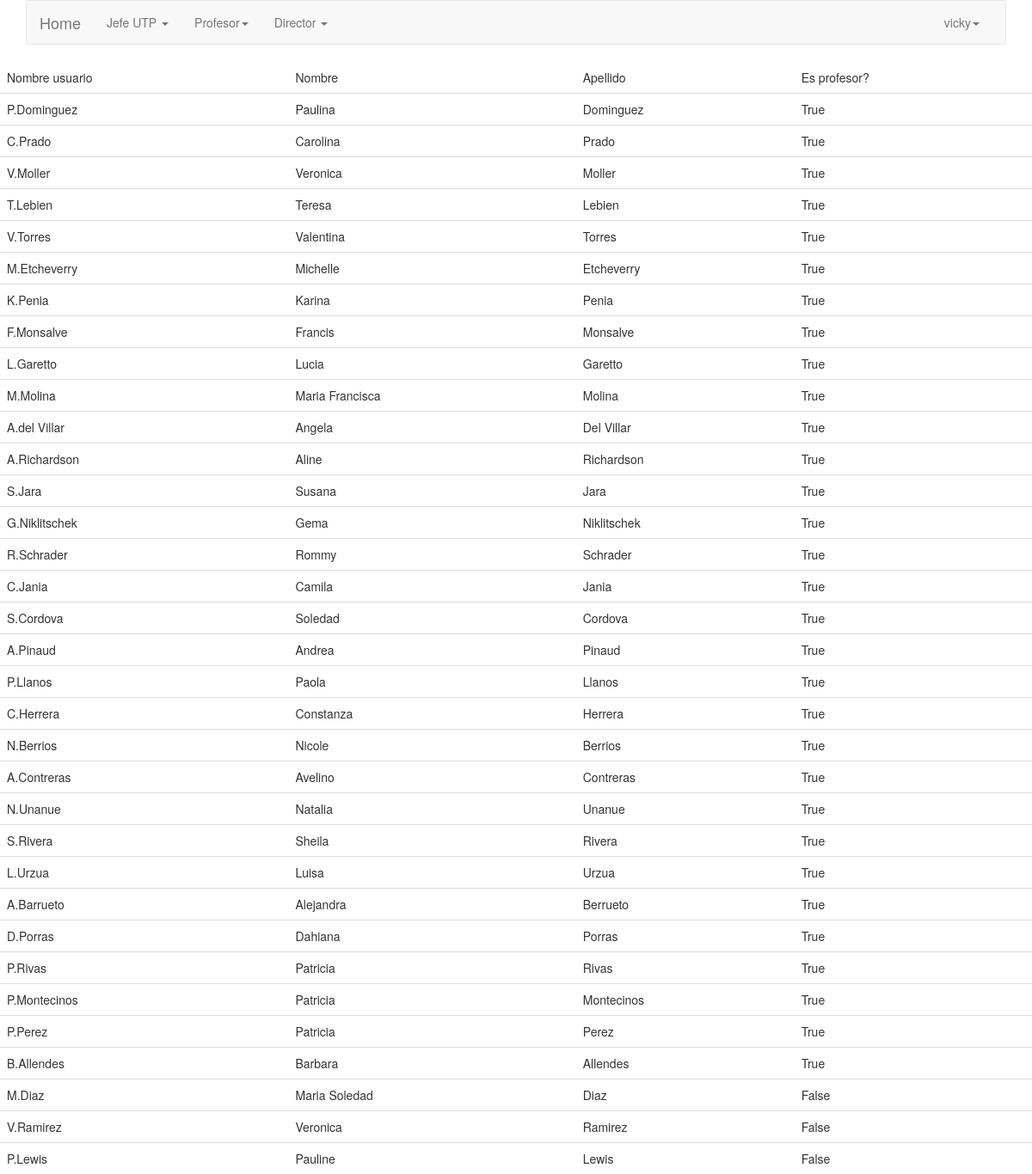
Page /director/trabajadores (signed in) on the committed database.
### dashboard/models.py (models this page shows, shortened)
class usuario(models.Model):
    nombre_usuario=models.CharField(primary_key=True,max_length=40)
    nombre=models.CharField(max_length=40)
    apellido=models.CharField(max_length=40)
    es_profesor=models.BooleanField()

### dashboard/views.py (the view)
# urls.py: re_path('director/trabajadores',director_profesores.as_view(),name='directorpersonal'),
class director_profesores(LoginRequiredMixin,ListView):
    def get(self, request,**kwargs):
        return render(request,'app/trabajadores.html',{'usuarios_plataforma':usuario.objects.all()})

### templates/app/trabajadores.html
{% extends 'base/base.html' %}
{% block content%}
<table class ="table table=bordered">
    <thead>
        <tr>
            <td>Nombre usuario </td>
            <td>Nombre </td>
            <td>Apellido</td>
            <td>Es profesor?</td>
        </tr>
    </thead>
    <tbody>
         {% if usuarios_plataforma %}
         {% for contador in usuarios_plataforma %}
        <tr>
            <td>{{contador.nombre_usuario}}</td>
            <td>{{contador.nombre}}</td>
            <td>{{contador.apellido}}</td>
            <td>{{contador.es_profesor}}</td>
        {% endfor %}
        {% else %}
        <h1>No hay registros </h1>
        {% endif %}
        </tbody>
</table>
{% endblock %}

### templates/base/base.html (shortened to what this page needs)
{% load static %}
<!doctype html>
<html lang="es">
  <head>
    <link rel="stylesheet" type='text/css' href="https://cdnjs.cloudflare.com/ajax/libs/semantic-ui/2.2.14/semantic.min.css">
    <link rel="stylesheet" href="https://cdnjs.cloudflare.com/ajax/libs/Chart.js/2.8.0/Chart.min.css" />
    <div>
      {% block navbar %}
      <div class="container" height="5" width="5">
      <link rel="stylesheet" href="{%static 'css/bootstrap.min.css' %}">
    <div class="bs-docs-section clearfix">
        <div class="row">
            <div class="col-lg-12">
                <div class="bs-component">
                 <nav class="navbar navbar-default">
                     <div class="container-fluid">
                        <div class="navbar-header">
                          <a class="navbar-brand" href="#">Home</a>
                        </div>
                       <div class="collapse navbar-collapse" id="bs-example-navbar-collapse-1">
                         <ul class="nav navbar-nav">
                            <li class="dropdown">
                              {% if perms.dashboard.view_curso %}
                              <a href="#" class="dropdown-toggle" data-toggle="dropdown" role="button" aria-expanded="false">Jefe UTP <span class="caret"></span></a>
                              {% endif %}
                            </li>
                            <li class="dropdown">
                              {% if perms.dashboard.view_alumno %}
                              <a href="#" class="dropdown-toggle" data-toggle="dropdown" role="button" aria-expanded="false">Profesor<span class="caret"></span></a>
                              {% endif %}
                             </li>
                            <li class="dropdown">
                              {% if perms.dashboard.view_usuario %}
                                <a href="#" class="dropdown-toggle" data-toggle="dropdown" role="button" aria-expanded="false">Director <span class="caret"></span></a>
                                {% endif %}
                            </li>
                        </ul>
                         <ul class="nav navbar-nav navbar-right">
                             <li class="dropdown">
                              <a href="#" class="dropdown-toggle" data-toggle="dropdown" role="button" aria-expanded="false">{{user.username}}<span class="caret"></span></a>
                            </li>
                         </ul>
                        </div>
                    </div>
                </nav>
            </div>
              </div>
          </div>
      </div>
    </div>
   {% endblock navbar %}
    </div>
  </head>
  <body>
    {% block content %}
    {% endblock content %}
  </body>
</html>

### rows in the picture
usuario: nombre_usuario "P.Dominguez", nombre "Paulina", apellido "Dominguez", es_profesor "True"
usuario: nombre_usuario "C.Prado", nombre "Carolina", apellido "Prado", es_profesor "True"
usuario: nombre_usuario "V.Moller", nombre "Veronica", apellido "Moller", es_profesor "True"
usuario: nombre_usuario "T.Lebien", nombre "Teresa", apellido "Lebien", es_profesor "True"
usuario: nombre_usuario "V.Torres", nombre "Valentina", apellido "Torres", es_profesor "True"
usuario: nombre_usuario "M.Etcheverry", nombre "Michelle", apellido "Etcheverry", es_profesor "True"
usuario: nombre_usuario "K.Penia", nombre "Karina", apellido "Penia", es_profesor "True"
usuario: nombre_usuario "F.Monsalve", nombre "Francis", apellido "Monsalve", es_profesor "True"
usuario: nombre_usuario "L.Garetto", nombre "Lucia", apellido "Garetto", es_profesor "True"
usuario: nombre_usuario "M.Molina", nombre "Maria Francisca", apellido "Molina", es_profesor "True"
usuario: nombre_usuario "A.del Villar", nombre "Angela", apellido "Del Villar", es_profesor "True"
usuario: nombre_usuario "A.Richardson", nombre "Aline", apellido "Richardson", es_profesor "True"
usuario: nombre_usuario "S.Jara", nombre "Susana", apellido "Jara", es_profesor "True"
usuario: nombre_usuario "G.Niklitschek", nombre "Gema", apellido "Niklitschek", es_profesor "True"
usuario: nombre_usuario "R.Schrader", nombre "Rommy", apellido "Schrader", es_profesor "True"
usuario: nombre_usuario "C.Jania", nombre "Camila", apellido "Jania", es_profesor "True"
usuario: nombre_usuario "S.Cordova", nombre "Soledad", apellido "Cordova", es_profesor "True"
usuario: nombre_usuario "A.Pinaud", nombre "Andrea", apellido "Pinaud", es_profesor "True"
usuario: nombre_usuario "P.Llanos", nombre "Paola", apellido "Llanos", es_profesor "True"
usuario: nombre_usuario "C.Herrera", nombre "Constanza", apellido "Herrera", es_profesor "True"
usuario: nombre_usuario "N.Berrios", nombre "Nicole", apellido "Berrios", es_profesor "True"
usuario: nombre_usuario "A.Contreras", nombre "Avelino", apellido "Contreras", es_profesor "True"
usuario: nombre_usuario "N.Unanue", nombre "Natalia", apellido "Unanue", es_profesor "True"
usuario: nombre_usuario "S.Rivera", nombre "Sheila", apellido "Rivera", es_profesor "True"
usuario: nombre_usuario "L.Urzua", nombre "Luisa", apellido "Urzua", es_profesor "True"
usuario: nombre_usuario "A.Barrueto", nombre "Alejandra", apellido "Berrueto", es_profesor "True"
usuario: nombre_usuario "D.Porras", nombre "Dahiana", apellido "Porras", es_profesor "True"
usuario: nombre_usuario "P.Rivas", nombre "Patricia", apellido "Rivas", es_profesor "True"
usuario: nombre_usuario "P.Montecinos", nombre "Patricia", apellido "Montecinos", es_profesor "True"
usuario: nombre_usuario "P.Perez", nombre "Patricia", apellido "Perez", es_profesor "True"
usuario: nombre_usuario "B.Allendes", nombre "Barbara", apellido "Allendes", es_profesor "True"
usuario: nombre_usuario "M.Diaz", nombre "Maria Soledad", apellido "Diaz", es_profesor "False"
usuario: nombre_usuario "V.Ramirez", nombre "Veronica", apellido "Ramirez", es_profesor "False"
usuario: nombre_usuario "P.Lewis", nombre "Pauline", apellido "Lewis", es_profesor "False"

### other values in the picture
{{ user.username }} "vicky"
